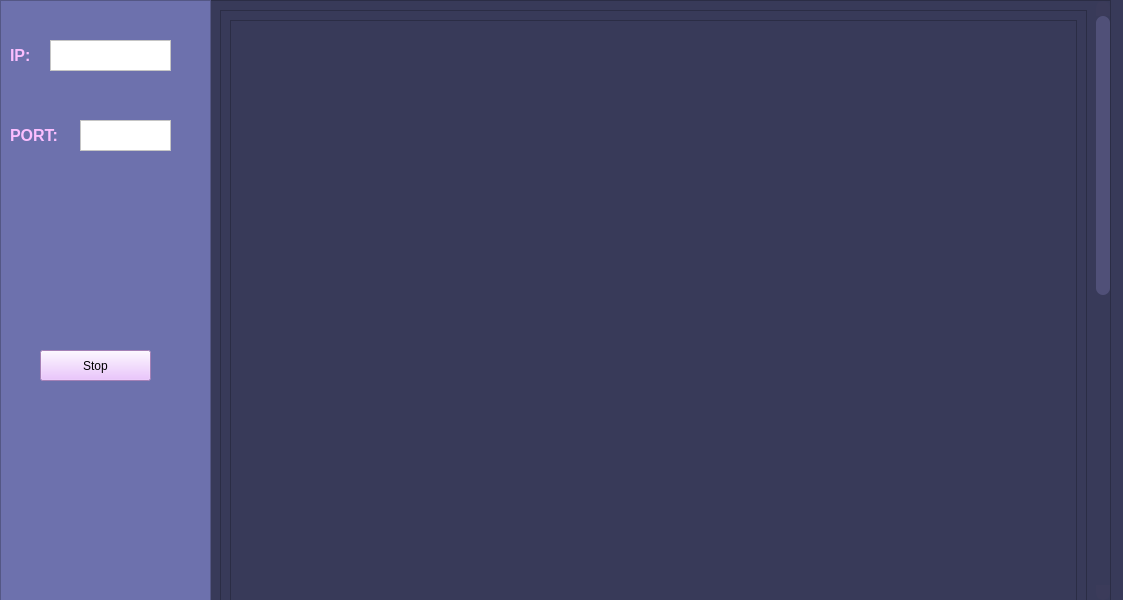
<?xml version="1.0" encoding="UTF-8"?>
<ui version="4.0">
 <class>MainWindow</class>
 <widget class="QMainWindow" name="MainWindow">
  <property name="geometry">
   <rect>
    <x>0</x>
    <y>0</y>
    <width>1123</width>
    <height>600</height>
   </rect>
  </property>
  <property name="windowTitle">
   <string>MainWindow</string>
  </property>
  <property name="styleSheet">
   <string notr="true">
/*VERTICAL SCROLLBAR*/
QScrollBar:vertical{
	boder: none;
	background-color: rgb(59,59,90);
	width: 14px;
	margin: 15px 0 15px 0;
	boder-radius: 0px;
}

QScrollBar::handle:vertical{
	background-color: rgb(80,80,120);	
	min-height: 30px;
	border-radius: 7px;
}

QScrollBar::handle:vertical:hover{
	background-color: rgb(255, 0, 127);
}

QScrollBar::handle:vertical:pressed{
	background-color: rgb(185, 0, 92);
}
/*BIN TOP- SCROLLBAR*/
QScrollBar::sub-line:vertical{
	border: none;
	background-color: rgb(59,59,90);
	height: 15px;
	border-top-left-radius: 7px;
	border-top-right-radius: 7px;	
	subcontrol-position: top;
	subcontrol-origin: margin;
}


QScrollBar::sub-line:vertical:hover {
	backgroung-color: rgb(255,0,127);
}
QScrollBar::sub-line:vertical:pressed {
	background-color: rgb(185, 0, 92);
}

/*BIN BOTTOM	- SCROLLBAR*/
QScrollBar::add-line:vertical{
	border: none;
	background-color: rgb(59,59,90);
	height: 15px;
	border-bottom-left-radius: 7px;
	border-bottom-right-radius: 7px;	
	subcontrol-position: bottom;
	subcontrol-origin: margin;
}


QScrollBar::add-line:vertical:hover {
	backgroung-color: rgb(255,0,127);
}
QScrollBar::add-line:vertical:pressed {
	background-color: rgb(185, 0, 92);
}

QScrollBar::up-arrow:vertical, QScrollBar::down-arrow:vertical {
	background: none;
}
QScrollBar::add-page:vertical, QScrollBar::sub-page:vertical {
	background: none;
}






</string>
  </property>
  <widget class="QWidget" name="centralwidget">
   <property name="styleSheet">
    <string notr="true">background-color: rgb(56, 58, 89); </string>
   </property>
   <widget class="QScrollArea" name="scrollArea">
    <property name="geometry">
     <rect>
      <x>210</x>
      <y>0</y>
      <width>901</width>
      <height>601</height>
     </rect>
    </property>
    <property name="styleSheet">
     <string notr="true">QScrollBar:vertical{
	border: none;
	background: rgb(56,56,85);
} </string>
    </property>
    <property name="frameShape">
     <enum>QFrame::StyledPanel</enum>
    </property>
    <property name="widgetResizable">
     <bool>true</bool>
    </property>
    <widget class="QWidget" name="scrollAreaWidgetContents">
     <property name="geometry">
      <rect>
       <x>0</x>
       <y>0</y>
       <width>885</width>
       <height>1218</height>
      </rect>
     </property>
     <layout class="QVBoxLayout" name="verticalLayout">
      <item>
       <widget class="QFrame" name="frame_right">
        <property name="minimumSize">
         <size>
          <width>0</width>
          <height>1200</height>
         </size>
        </property>
        <property name="styleSheet">
         <string notr="true">background-color: rgb(56, 58, 89);</string>
        </property>
        <property name="frameShape">
         <enum>QFrame::StyledPanel</enum>
        </property>
        <property name="frameShadow">
         <enum>QFrame::Raised</enum>
        </property>
        <layout class="QVBoxLayout" name="verticalLayout_2">
         <item>
          <widget class="QListWidget" name="list_infor">
           <property name="font">
            <font>
             <family>Segoe UI Historic</family>
             <pointsize>14</pointsize>
             <weight>50</weight>
             <italic>false</italic>
             <bold>false</bold>
             <underline>false</underline>
             <strikeout>false</strikeout>
             <stylestrategy>PreferDefault</stylestrategy>
             <kerning>true</kerning>
            </font>
           </property>
          </widget>
         </item>
        </layout>
       </widget>
      </item>
     </layout>
    </widget>
   </widget>
   <widget class="QFrame" name="frame_left">
    <property name="geometry">
     <rect>
      <x>0</x>
      <y>0</y>
      <width>211</width>
      <height>601</height>
     </rect>
    </property>
    <property name="font">
     <font>
      <pointsize>8</pointsize>
     </font>
    </property>
    <property name="styleSheet">
     <string notr="true">background-color: rgb(109, 113, 173);</string>
    </property>
    <property name="frameShape">
     <enum>QFrame::StyledPanel</enum>
    </property>
    <property name="frameShadow">
     <enum>QFrame::Raised</enum>
    </property>
    <widget class="QLabel" name="label">
     <property name="geometry">
      <rect>
       <x>10</x>
       <y>30</y>
       <width>41</width>
       <height>51</height>
      </rect>
     </property>
     <property name="font">
      <font>
       <pointsize>16</pointsize>
      </font>
     </property>
     <property name="text">
      <string>&lt;html&gt;&lt;head/&gt;&lt;body&gt;&lt;p&gt;&lt;span style=&quot; font-size:12pt; font-weight:600; color:#fbbeff;&quot;&gt;IP: &lt;/span&gt;&lt;/p&gt;&lt;/body&gt;&lt;/html&gt;</string>
     </property>
     <property name="textFormat">
      <enum>Qt::AutoText</enum>
     </property>
    </widget>
    <widget class="QLabel" name="label_2">
     <property name="geometry">
      <rect>
       <x>10</x>
       <y>110</y>
       <width>61</width>
       <height>51</height>
      </rect>
     </property>
     <property name="font">
      <font>
       <pointsize>16</pointsize>
      </font>
     </property>
     <property name="text">
      <string>&lt;html&gt;&lt;head/&gt;&lt;body&gt;&lt;p&gt;&lt;span style=&quot; font-size:12pt; font-weight:600; color:#fbbeff;&quot;&gt;PORT: &lt;/span&gt;&lt;/p&gt;&lt;/body&gt;&lt;/html&gt;</string>
     </property>
     <property name="textFormat">
      <enum>Qt::AutoText</enum>
     </property>
    </widget>
    <widget class="QTextBrowser" name="textBrowser_port">
     <property name="geometry">
      <rect>
       <x>80</x>
       <y>120</y>
       <width>91</width>
       <height>31</height>
      </rect>
     </property>
     <property name="font">
      <font>
       <pointsize>10</pointsize>
      </font>
     </property>
     <property name="layoutDirection">
      <enum>Qt::LeftToRight</enum>
     </property>
     <property name="styleSheet">
      <string notr="true">background-color: rgb(255, 255, 255);</string>
     </property>
    </widget>
    <widget class="QPushButton" name="stop_btn">
     <property name="geometry">
      <rect>
       <x>40</x>
       <y>350</y>
       <width>111</width>
       <height>31</height>
      </rect>
     </property>
     <property name="styleSheet">
      <string notr="true">
background-color: rgb(230, 179, 255);</string>
     </property>
     <property name="text">
      <string>Stop</string>
     </property>
    </widget>
    <widget class="QTextBrowser" name="textBrowser_ip">
     <property name="geometry">
      <rect>
       <x>50</x>
       <y>40</y>
       <width>121</width>
       <height>31</height>
      </rect>
     </property>
     <property name="font">
      <font>
       <pointsize>10</pointsize>
      </font>
     </property>
     <property name="styleSheet">
      <string notr="true">background-color: rgb(255, 255, 255);</string>
     </property>
    </widget>
   </widget>
  </widget>
 </widget>
 <resources/>
 <connections/>
</ui>
